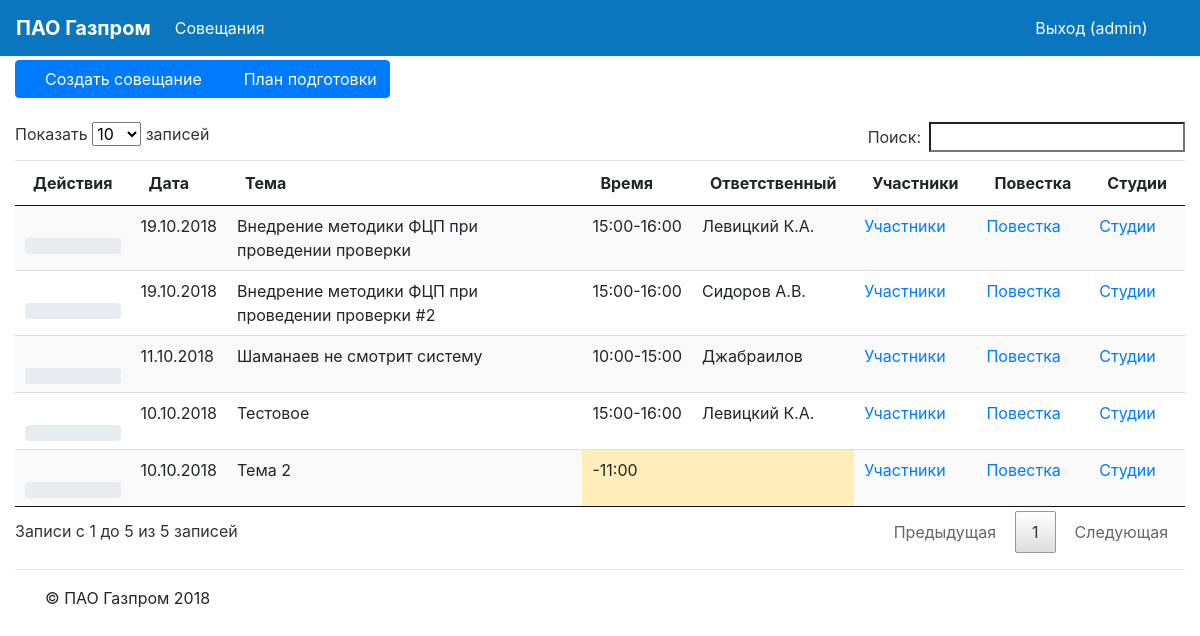
/meet/table/ (signed in), run on an earlier commit of the app's database.
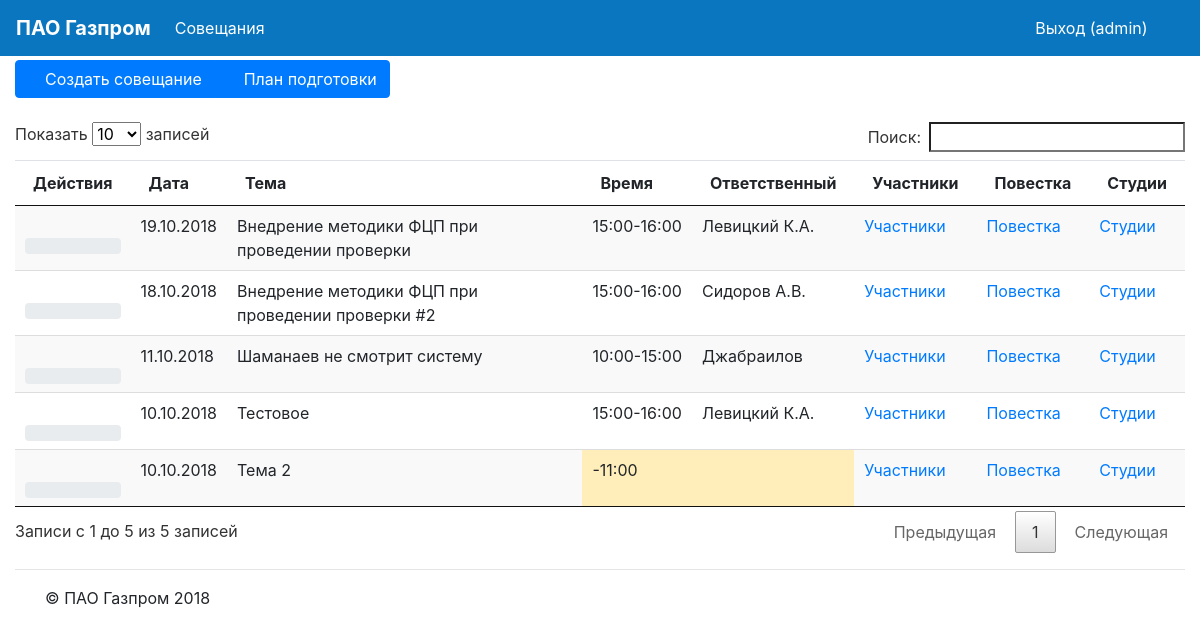
And on a later commit of the database.
### meetings/models.py (models this page shows, shortened)
class Meeting(models.Model):
    meet_type = models.CharField(max_length=1, choices=MEETING_TYPE_CHOICES, default=mInternal)
    meet_subj = models.CharField(max_length=128, db_index=True)
    meet_date = models.DateField(null=False, default=timezone.now)
    meet_start = models.CharField(max_length=5,null=True)
    meet_end = models.CharField(max_length=5,null=True)
    meet_acc = models.CharField(max_length=64, db_index=True, blank=True)
    meet_tel = models.CharField(max_length=20, blank=True)
    meet_save = models.BooleanField(default=False)
    meet_confident = models.BooleanField(default=False)
    studios = models.ManyToManyField('Studio', through='StudioList')
    class Meta:
        verbose_name = 'Совещание'
        verbose_name_plural = 'Совещания'

### meetings/views.py (the view)
# urls.py: path('table/', views.meet_table, name='table'),
@mb_login(url='login')
def meet_table(request):
    args={}
    args['employees'] = Employee.objects.all().order_by('f','i','o','dol')
    args['meetings'] = Meeting.objects.all().\
        annotate(members_cnt=Count('member'),items_cnt=Count('item'),studios_cnt=Count('studiolist')). \
        annotate(complete=F('check__complete'),
                 total=F('check__total'),
                 progress=(F('check__complete') * 100 / F('check__total') )). \
        order_by('-meet_date','-meet_start')
    args['deps'] = Dep.objects.all().annotate(studios_cnt=Count('studio')).order_by('name')
    return render(request,'mt_table.html', args)

### meetings/models.py (called while the page is built)
    def __str__(self):
        return self.name

### meetings/views.py (called while the page is built)
def mb_login(function=None, redirect_field_name=REDIRECT_FIELD_NAME, url=None):
    actual_decorator = user_passes_test(
        lambda u: (u.is_authenticated if settings.MB_AUTH else True),
        login_url=reverse_lazy(url),
        redirect_field_name=redirect_field_name
    )
    if function:
        return actual_decorator(function)
    return actual_decorator

def mb_processor(request):
    args={}
    args['mb_auth']=settings.MB_AUTH
    return args

### meetings/templates/mt_table.html (shortened to what this page needs)
{% extends "mb_main.html" %}
{% load staticfiles %}
{% load i18n %}
{% block content %}
    <div class="row">
    <div class="col-sm-12">
        <div class="btn-group" role="group" aria-label="meetings menu">
              <a type="button" class="btn btn-primary" href="{% url 'meetings:add' %}"><i class="fa fa-plus"></i> Создать совещание </a>
              <a type="button" class="btn btn-primary" href="{% url 'meetings:plandoc' %}"><i class="fa fa-list"></i> План подготовки </a>
        </div>
    </div>
    </div>
    <br>
    <table class="table table-sm table-hover display w-100" width="100%" id="meetTable">
      <thead>
        <tr>
          <th scope="col">Действия</th>
          <th scope="col">Дата</th>
          <th scope="col">Тема</th>
          <th scope="col">Время</th>
          <th scope="col">Ответственный</th>
          <th scope="col">Участники</th>
          <th scope="col">Повестка</th>
          <th scope="col">Студии</th>
        </tr>
      </thead>
      <tbody>
      {% for m in meetings %}
        <tr>
          <th scope="row">
              <a href="#" data-toggle="tooltip" data-placement="top" title="Удалить совещание" onClick="$('#meetingDeleteButton').attr('href','{% url 'meetings:delete' m.id %}');$('#meetingDeleteModal').find('div.modal-body').find('span').text('{{ m.meet_subj }}');$('#meetingDeleteModal').modal('show');"><i class="fa fa-trash"></i></a>
              <a href="{% url 'meetings:update' m.id %}" data-toggle="tooltip" data-placement="top" title="Изменить данные"><i class="fa fa-edit"></i></a>
              <a href="{% url 'meetings:copy' m.id %}" data-toggle="tooltip" data-placement="top" title="Скопировать"><i class="fa fa-copy"></i></a>
              <a href="{% url 'meetings:checksupd' m.id %}" data-toggle="tooltip" data-placement="top" title="Контроль">
              <div class="progress">
              </div>
              </a>
          </th>
          <td>{{ m.meet_date | date:"d.m.Y" }}</td>
          <td {% if m.meet_subj == '' %}class="table-warning"{% endif %}>{{ m.meet_subj }}</td>
          <td {% if m.meet_start == '' %}class="table-warning"{% endif %}>{{ m.meet_start }}-{{ m.meet_end }}</td>
          <td {% if m.meet_acc == '' %}class="table-warning"{% endif %}><span class='arrow' data-toggle="tooltip" data-placement="top" title="{{ m.meet_tel }}">{{ m.meet_acc }}</span></td>
          <td {% if m.members_cnt == 0 %}class="table-warning"{% endif %}>
               <a href="#" data-toggle="modal" data-target=".members-modal-lg" data-meet="{{ m.id }}" data-subj="{{ m.meet_subj }}" data-dt="{{ m.meet_date }}">Участники</a>
               <a href="{% url 'meetings:membersdoc' m.id %}" target='_blank' data-toggle="tooltip" data-placement="top" title="Формировать список участников" onClick=""><i class="fa fa-users"></i></a>
          </td>
          <td {% if m.items_cnt == 0 %}class="table-warning"{% endif %}>
              <a href="#" data-toggle="modal" data-target=".items-modal-lg" data-meet="{{ m.id }}" data-subj="{{ m.meet_subj }}" data-dt="{{ m.meet_date }}">Повестка</a>
              <a href="{% url 'meetings:itemsdoc' m.id %}" target='_blank' data-toggle="tooltip" data-placement="top" title="Формировать повестку" onClick=""><i class="fa fa-list"></i></a>
          </td>
          <td {% if m.studios_cnt == 0 %}class="table-warning"{% endif %}>
              <a href="#" data-toggle="modal" data-target=".studios-modal-lg" data-meet="{{ m.id }}" data-subj="{{ m.meet_subj }}" data-dt="{{ m.meet_date }}">Студии</a>
              <a href="{% url 'meetings:studiosdoc' m.id %}" target='_blank' data-toggle="tooltip" data-placement="top" title="Формировать заявку" onClick=""><i class="fa fa-file"></i></a>
          </td>
        </tr>
      {% endfor %}
      </tbody>
    </table>
{% endblock %}

What changed in the data, as far as the page shows it:
changed Meeting "Внедрение методики ФЦП при проведении проверки #2": meet_date "19.10.2018" → "18.10.2018"
